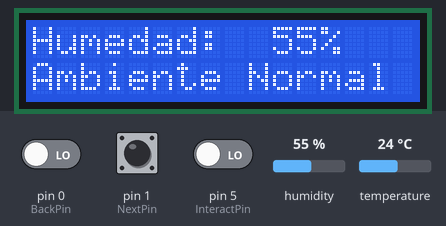
Bench run of a sketch on a simulated Arduino Uno, built with avr-gcc and run on an emulated ATmega328P. Parts: 16×2 character LCD. The inputs (shaded band) are chosen by the test bench; at power-on: pin 0 (BackPin) LOW, humidity 55 %, temperature 24 °C, pin 1 (NextPin) LOW, pin 5 (InteractPin) LOW.

Above: at 3.3 s.
3.4 s: pin 0 (BackPin) driven HIGH
At 4.21 s:
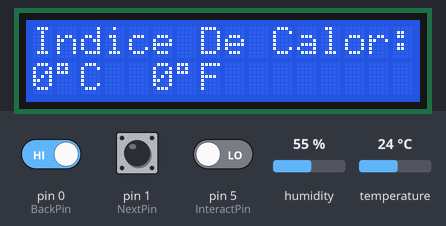
6.5 s: humidity set to 22 %
At 9.38 s:
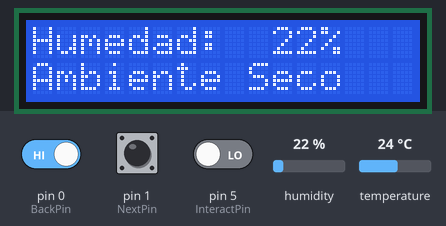
12.2 s: humidity set to 68 %
At 12.84 s:
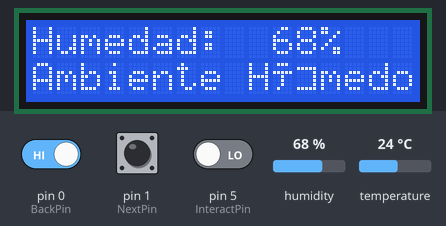
17.5 s: temperature set to 12 °C
At 19.39 s:
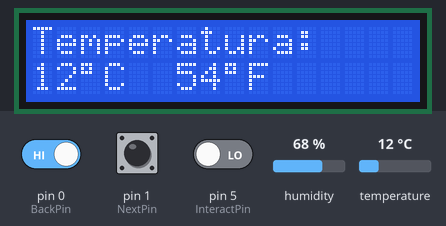
20.7 s: temperature set to 19 °C
At 21.69 s:
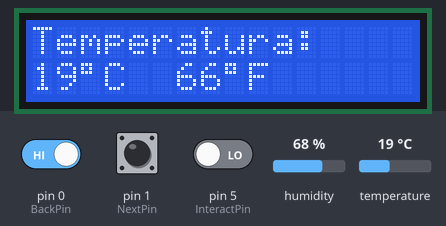
23.0 s: pin 0 (BackPin) driven LOW
Timing chart, 0 to 25.5 s (numbered marks = the images above; inputs shaded):
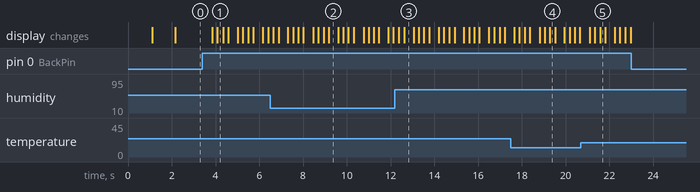

Measured:
- after the input at 3.4 s, the display: first changes after 0.46 s (image 1 shows a later state)
- after the input at 6.5 s, the display: first differs from a run without the input after 2.7 s (image 2)
- after the input at 12.2 s, the display: first differs from a run without the input after 0.42 s (image 3)
- after the input at 23.0 s, every drawn part: stays the same
- what the display in image 2 shows lasts 0.4 s, from 9.2 s to 9.6 s

The sketch:

Main.ino
```cpp
// Main.ino
// Programa principal del montaje de sensor DHT11
// Marcos Rubiano

#include <DHT.h>
#include <LiquidCrystal_I2C.h>


#define BackPin 0
#define NextPin 1
#define SDAPIN 2 // Reservado para SDA en Arduino Leonardo, A4 en Uno
#define SCLPIN 3 // Reservado para SCL en Arduino Leonardo, A5 en Uno
#define SensorPin 4
#define InteractPin 5

#define FanPin 12
#define HumidifierPin 13


#define dhtType DHT11

LiquidCrystal_I2C lcd(0x27,16,2);
DHT dht(SensorPin, dhtType);

int Ready = 0;
int Humidifying = 0;
int Fanning = 0;

void setup(){
  lcd.init();
  lcd.backlight();
  pinMode(BackPin, INPUT);
  pinMode(NextPin, INPUT);

  lcd.print("Bienvenido");
  lcd.setCursor(0,1);
  lcd.print("Monitor T&H");
  dht.begin();

  delay(1000);

  lcd.setCursor(0,0);
  lcd.print("Marcos Rubiano");
  lcd.setCursor(0,1);
  lcd.print("Daniel Sisa 1005");

  delay(1000);

  Ready = 1;
}

int Failed = 0;
int Mode = 0;
int nochange = 0;
int nochange1 = 0;

unsigned long heartbeat = 0;
unsigned long previousMillis = 0;
void loop(){
  if (Ready) {
    unsigned long currentMillis = millis();
    unsigned long interval = currentMillis - previousMillis;
    previousMillis = currentMillis;

    heartbeat = heartbeat + interval;
    if (heartbeat >= 5000){
      heartbeat = 0;
      Mode = Mode + 1;
    }

    if (Mode > 4)
    {
      Mode = 0;
    } else if (Mode < 0)
    {
      Mode = 4;
    }

    float hum = dht.readHumidity();
    float temp = dht.readTemperature();
    float temp_F = dht.readTemperature(true);
    float hic;
    float hic_F;
    if (isnan(hum) || isnan(temp) || isnan(temp_F)) {
      Failed = 1;
    } else {
      Failed = 0;
    float hic = dht.computeHeatIndex(temp, hum, false);
    float hic_F = dht.computeHeatIndex(temp_F, hum);
    }


    lcd.setCursor(0,0);
    switch (Mode) {
      case 0:
        lcd.print("Humedad:  ");
        lcd.print(round(hum));
        lcd.print("%    ");

        lcd.setCursor(0,1);

        if ((hum >= 0) && (hum <= 25)){
          lcd.print("Ambiente Seco    ");
          _Humidify(HIGH);
        } else if ((hum > 25) && (hum <= 65)){
          lcd.print("Ambiente Normal   ");
          _Humidify(LOW);
        } else if ((hum > 65)){
          lcd.print("Ambiente Húmedo   ");
          _Humidify(LOW);
        }


        break;
      case 1:

        lcd.print("Temperatura:      ");
        lcd.setCursor(0,1);

        lcd.print(round(temp));
        lcd.write(223);
        lcd.print("C  ");

        lcd.print(round(temp_F));
        lcd.write(223);
        lcd.print("F          ");

        break;
      case 2:
        lcd.print("Indice De Calor:   ");
        lcd.setCursor(0,1);

        lcd.print(round(hic));
        lcd.write(223);
        lcd.print("C  ");

        lcd.print(round(hic_F));
        lcd.write(223);
        lcd.print("F       ");
        break;
      case 3:
        lcd.print  ("Humidificador.  ");
        lcd.setCursor(0,1);
        if (Humidifying == 1){
          lcd.print("Encendido.      ");
        } else{
          lcd.print("Apagado.        ");
        }

        int intState = digitalRead(InteractPin);
        if (intState == HIGH){
          Humidifying = !Humidifying;
          Humidify((Humidifying==1) ? HIGH : LOW);
          delay(200);
        }
        break;
      case 4:
        lcd.print("Ventilador.       ");
        lcd.setCursor(0,1);
        if (Fanning == 1){
          lcd.print("Encendido.      ");
        } else{
          lcd.print("Apagado.        ");
        }

        int intState1 = digitalRead(InteractPin);
        if (intState1 == HIGH){
          Fanning = !Fanning;
          Fanify((Fanning==1) ? HIGH : LOW);
          delay(200);
        }
        break;
    }

    int nextState = digitalRead(NextPin);
    int prevState = digitalRead(BackPin);

    if (nextState == HIGH){
      Mode = Mode + 1;
      heartbeat = 0;
      delay(200);
    }
    if (prevState == HIGH){
      Mode = Mode - 1;
      heartbeat = 0;
      delay(200);
    }

  } else {

  }

}


void Humidify(int state){
  if (state == HIGH){
    digitalWrite(HumidifierPin, HIGH);
    Humidifying = 1;
  } else {
    digitalWrite(HumidifierPin, LOW);
    Humidifying = 0;
  }
}

void _Humidify(int state){
  if (state == HIGH){
    if (nochange == 0){
      digitalWrite(HumidifierPin, HIGH);
      Humidifying = 1;
      nochange = 1;
    }
  } else {
    if (nochange == 1){
      digitalWrite(HumidifierPin, LOW);
      Humidifying = 0;
      nochange = 0;
    }
  }
}

void Fanify(int state){
  if (state == HIGH){
    digitalWrite(FanPin, HIGH);
    Fanning = 1;
  } else {
    digitalWrite(FanPin, LOW);
    Fanning = 0;
  }
}

void _Fanify(int state){
  if (state == HIGH){
    if (nochange1 == 0){
      digitalWrite(FanPin, HIGH);
      Fanning = 1;
      nochange1 = 1;
    }
  } else {
    if (nochange1 == 1){
      digitalWrite(FanPin, LOW);
      Fanning = 0;
      nochange1 = 0;
    }
  }
}
```
